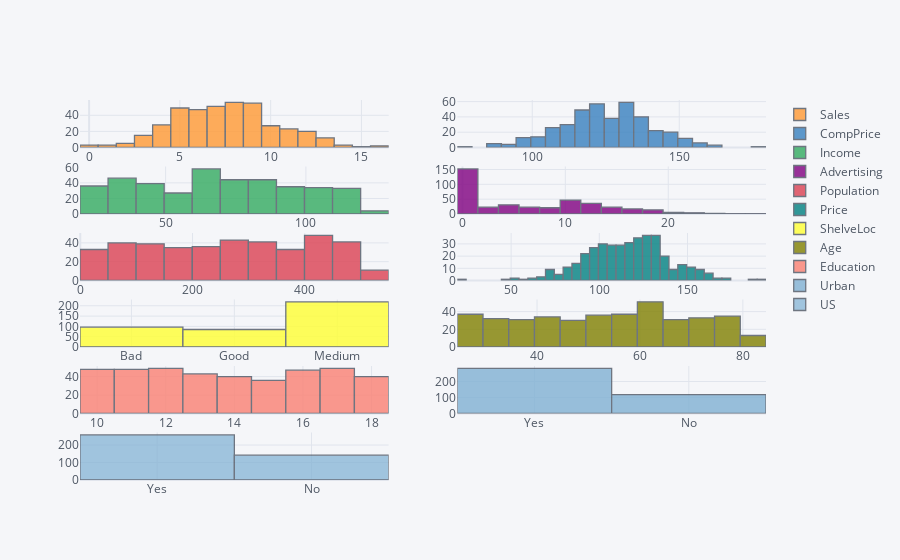

Notebook code cell kept with this figure:
### Code cell
# Histogram for all columns
company.iplot(kind = 'histogram', subplots = True)

### Figure 1 — Plotly figure (JSON) as saved in the notebook; plotly's stock layout.template omitted (floating-point values rounded to 4 significant figures; data arrays with more than 128 entries replaced by an {"elided": "..."} marker saying what was removed)
{"data": [{"histfunc": "count", "histnorm": "", "marker": {"color": "rgba(255, 153, 51, 1.0)", "line": {"color": "#4D5663", "width": 1.3}}, "name": "Sales", "opacity": 0.8, "orientation": "v", "type": "histogram", "x": {"elided": "400 float values"}, "xaxis": "x", "yaxis": "y"}, {"histfunc": "count", "histnorm": "", "marker": {"color": "rgba(55, 128, 191, 1.0)", "line": {"color": "#4D5663", "width": 1.3}}, "name": "CompPrice", "opacity": 0.8, "orientation": "v", "type": "histogram", "x": {"elided": "400 int values"}, "xaxis": "x2", "yaxis": "y2"}, {"histfunc": "count", "histnorm": "", "marker": {"color": "rgba(50, 171, 96, 1.0)", "line": {"color": "#4D5663", "width": 1.3}}, "name": "Income", "opacity": 0.8, "orientation": "v", "type": "histogram", "x": {"elided": "400 int values"}, "xaxis": "x3", "yaxis": "y3"}, {"histfunc": "count", "histnorm": "", "marker": {"color": "rgba(128, 0, 128, 1.0)", "line": {"color": "#4D5663", "width": 1.3}}, "name": "Advertising", "opacity": 0.8, "orientation": "v", "type": "histogram", "x": {"elided": "400 int values"}, "xaxis": "x4", "yaxis": "y4"}, {"histfunc": "count", "histnorm": "", "marker": {"color": "rgba(219, 64, 82, 1.0)", "line": {"color": "#4D5663", "width": 1.3}}, "name": "Population", "opacity": 0.8, "orientation": "v", "type": "histogram", "x": {"elided": "400 int values"}, "xaxis": "x5", "yaxis": "y5"}, {"histfunc": "count", "histnorm": "", "marker": {"color": "rgba(0, 128, 128, 1.0)", "line": {"color": "#4D5663", "width": 1.3}}, "name": "Price", "opacity": 0.8, "orientation": "v", "type": "histogram", "x": {"elided": "400 int values"}, "xaxis": "x6", "yaxis": "y6"}, {"histfunc": "count", "histnorm": "", "marker": {"color": "rgba(255, 255, 51, 1.0)", "line": {"color": "#4D5663", "width": 1.3}}, "name": "ShelveLoc", "opacity": 0.8, "orientation": "v", "type": "histogram", "x": {"elided": "400 str values"}, "xaxis": "x7", "yaxis": "y7"}, {"histfunc": "count", "histnorm": "", "marker": {"color": "rgba(128, 128, 0, 1.0)", "line": {"color": "#4D5663", "width": 1.3}}, "name": "Age", "opacity": 0.8, "orientation": "v", "type": "histogram", "x": {"elided": "400 int values"}, "xaxis": "x8", "yaxis": "y8"}, {"histfunc": "count", "histnorm": "", "marker": {"color": "rgba(251, 128, 114, 1.0)", "line": {"color": "#4D5663", "width": 1.3}}, "name": "Education", "opacity": 0.8, "orientation": "v", "type": "histogram", "x": {"elided": "400 int values"}, "xaxis": "x9", "yaxis": "y9"}, {"histfunc": "count", "histnorm": "", "marker": {"color": "rgba(128, 177, 211, 1.0)", "line": {"color": "#4D5663", "width": 1.3}}, "name": "Urban", "opacity": 0.8, "orientation": "v", "type": "histogram", "x": {"elided": "400 str values"}, "xaxis": "x10", "yaxis": "y10"}, {"histfunc": "count", "histnorm": "", "marker": {"color": "rgba(128, 177, 211, 0.8999999999999999)", "line": {"color": "#4D5663", "width": 1.3}}, "name": "US", "opacity": 0.8, "orientation": "v", "type": "histogram", "x": {"elided": "400 str values"}, "xaxis": "x11", "yaxis": "y11"}], "layout": {"barmode": "overlay", "legend": {"bgcolor": "#F5F6F9", "font": {"color": "#4D5663"}}, "paper_bgcolor": "#F5F6F9", "plot_bgcolor": "#F5F6F9", "title": {"font": {"color": "#4D5663"}}, "xaxis": {"anchor": "y", "domain": [0, 0.45], "gridcolor": "#E1E5ED", "showgrid": true, "tickfont": {"color": "#4D5663"}, "title": {"font": {"color": "#4D5663"}, "text": ""}, "zerolinecolor": "#E1E5ED"}, "xaxis10": {"anchor": "y10", "domain": [0.55, 1], "gridcolor": "#E1E5ED", "showgrid": true, "tickfont": {"color": "#4D5663"}, "title": {"font": {"color": "#4D5663"}, "text": ""}, "zerolinecolor": "#E1E5ED"}, "xaxis11": {"anchor": "y11", "domain": [0, 0.45], "gridcolor": "#E1E5ED", "showgrid": true, "tickfont": {"color": "#4D5663"}, "title": {"font": {"color": "#4D5663"}, "text": ""}, "zerolinecolor": "#E1E5ED"}, "xaxis12": {"anchor": "y12", "domain": [0.55, 1], "gridcolor": "#E1E5ED", "showgrid": true, "tickfont": {"color": "#4D5663"}, "title": {"font": {"color": "#4D5663"}, "text": ""}, "zerolinecolor": "#E1E5ED"}, "xaxis2": {"anchor": "y2", "domain": [0.55, 1], "gridcolor": "#E1E5ED", "showgrid": true, "tickfont": {"color": "#4D5663"}, "title": {"font": {"color": "#4D5663"}, "text": ""}, "zerolinecolor": "#E1E5ED"}, "xaxis3": {"anchor": "y3", "domain": [0, 0.45], "gridcolor": "#E1E5ED", "showgrid": true, "tickfont": {"color": "#4D5663"}, "title": {"font": {"color": "#4D5663"}, "text": ""}, "zerolinecolor": "#E1E5ED"}, "xaxis4": {"anchor": "y4", "domain": [0.55, 1], "gridcolor": "#E1E5ED", "showgrid": true, "tickfont": {"color": "#4D5663"}, "title": {"font": {"color": "#4D5663"}, "text": ""}, "zerolinecolor": "#E1E5ED"}, "xaxis5": {"anchor": "y5", "domain": [0, 0.45], "gridcolor": "#E1E5ED", "showgrid": true, "tickfont": {"color": "#4D5663"}, "title": {"font": {"color": "#4D5663"}, "text": ""}, "zerolinecolor": "#E1E5ED"}, "xaxis6": {"anchor": "y6", "domain": [0.55, 1], "gridcolor": "#E1E5ED", "showgrid": true, "tickfont": {"color": "#4D5663"}, "title": {"font": {"color": "#4D5663"}, "text": ""}, "zerolinecolor": "#E1E5ED"}, "xaxis7": {"anchor": "y7", "domain": [0, 0.45], "gridcolor": "#E1E5ED", "showgrid": true, "tickfont": {"color": "#4D5663"}, "title": {"font": {"color": "#4D5663"}, "text": ""}, "zerolinecolor": "#E1E5ED"}, "xaxis8": {"anchor": "y8", "domain": [0.55, 1], "gridcolor": "#E1E5ED", "showgrid": true, "tickfont": {"color": "#4D5663"}, "title": {"font": {"color": "#4D5663"}, "text": ""}, "zerolinecolor": "#E1E5ED"}, "xaxis9": {"anchor": "y9", "domain": [0, 0.45], "gridcolor": "#E1E5ED", "showgrid": true, "tickfont": {"color": "#4D5663"}, "title": {"font": {"color": "#4D5663"}, "text": ""}, "zerolinecolor": "#E1E5ED"}, "yaxis": {"anchor": "x", "domain": [0.875, 1], "gridcolor": "#E1E5ED", "showgrid": true, "tickfont": {"color": "#4D5663"}, "title": {"font": {"color": "#4D5663"}, "text": ""}, "zerolinecolor": "#E1E5ED"}, "yaxis10": {"anchor": "x10", "domain": [0.175, 0.3], "gridcolor": "#E1E5ED", "showgrid": true, "tickfont": {"color": "#4D5663"}, "title": {"font": {"color": "#4D5663"}, "text": ""}, "zerolinecolor": "#E1E5ED"}, "yaxis11": {"anchor": "x11", "domain": [0, 0.125], "gridcolor": "#E1E5ED", "showgrid": true, "tickfont": {"color": "#4D5663"}, "title": {"font": {"color": "#4D5663"}, "text": ""}, "zerolinecolor": "#E1E5ED"}, "yaxis12": {"anchor": "x12", "domain": [0, 0.125], "gridcolor": "#E1E5ED", "showgrid": true, "tickfont": {"color": "#4D5663"}, "title": {"font": {"color": "#4D5663"}, "text": ""}, "zerolinecolor": "#E1E5ED"}, "yaxis2": {"anchor": "x2", "domain": [0.875, 1], "gridcolor": "#E1E5ED", "showgrid": true, "tickfont": {"color": "#4D5663"}, "title": {"font": {"color": "#4D5663"}, "text": ""}, "zerolinecolor": "#E1E5ED"}, "yaxis3": {"anchor": "x3", "domain": [0.7, 0.825], "gridcolor": "#E1E5ED", "showgrid": true, "tickfont": {"color": "#4D5663"}, "title": {"font": {"color": "#4D5663"}, "text": ""}, "zerolinecolor": "#E1E5ED"}, "yaxis4": {"anchor": "x4", "domain": [0.7, 0.825], "gridcolor": "#E1E5ED", "showgrid": true, "tickfont": {"color": "#4D5663"}, "title": {"font": {"color": "#4D5663"}, "text": ""}, "zerolinecolor": "#E1E5ED"}, "yaxis5": {"anchor": "x5", "domain": [0.525, 0.65], "gridcolor": "#E1E5ED", "showgrid": true, "tickfont": {"color": "#4D5663"}, "title": {"font": {"color": "#4D5663"}, "text": ""}, "zerolinecolor": "#E1E5ED"}, "yaxis6": {"anchor": "x6", "domain": [0.525, 0.65], "gridcolor": "#E1E5ED", "showgrid": true, "tickfont": {"color": "#4D5663"}, "title": {"font": {"color": "#4D5663"}, "text": ""}, "zerolinecolor": "#E1E5ED"}, "yaxis7": {"anchor": "x7", "domain": [0.35, 0.475], "gridcolor": "#E1E5ED", "showgrid": true, "tickfont": {"color": "#4D5663"}, "title": {"font": {"color": "#4D5663"}, "text": ""}, "zerolinecolor": "#E1E5ED"}, "yaxis8": {"anchor": "x8", "domain": [0.35, 0.475], "gridcolor": "#E1E5ED", "showgrid": true, "tickfont": {"color": "#4D5663"}, "title": {"font": {"color": "#4D5663"}, "text": ""}, "zerolinecolor": "#E1E5ED"}, "yaxis9": {"anchor": "x9", "domain": [0.175, 0.3], "gridcolor": "#E1E5ED", "showgrid": true, "tickfont": {"color": "#4D5663"}, "title": {"font": {"color": "#4D5663"}, "text": ""}, "zerolinecolor": "#E1E5ED"}}}
